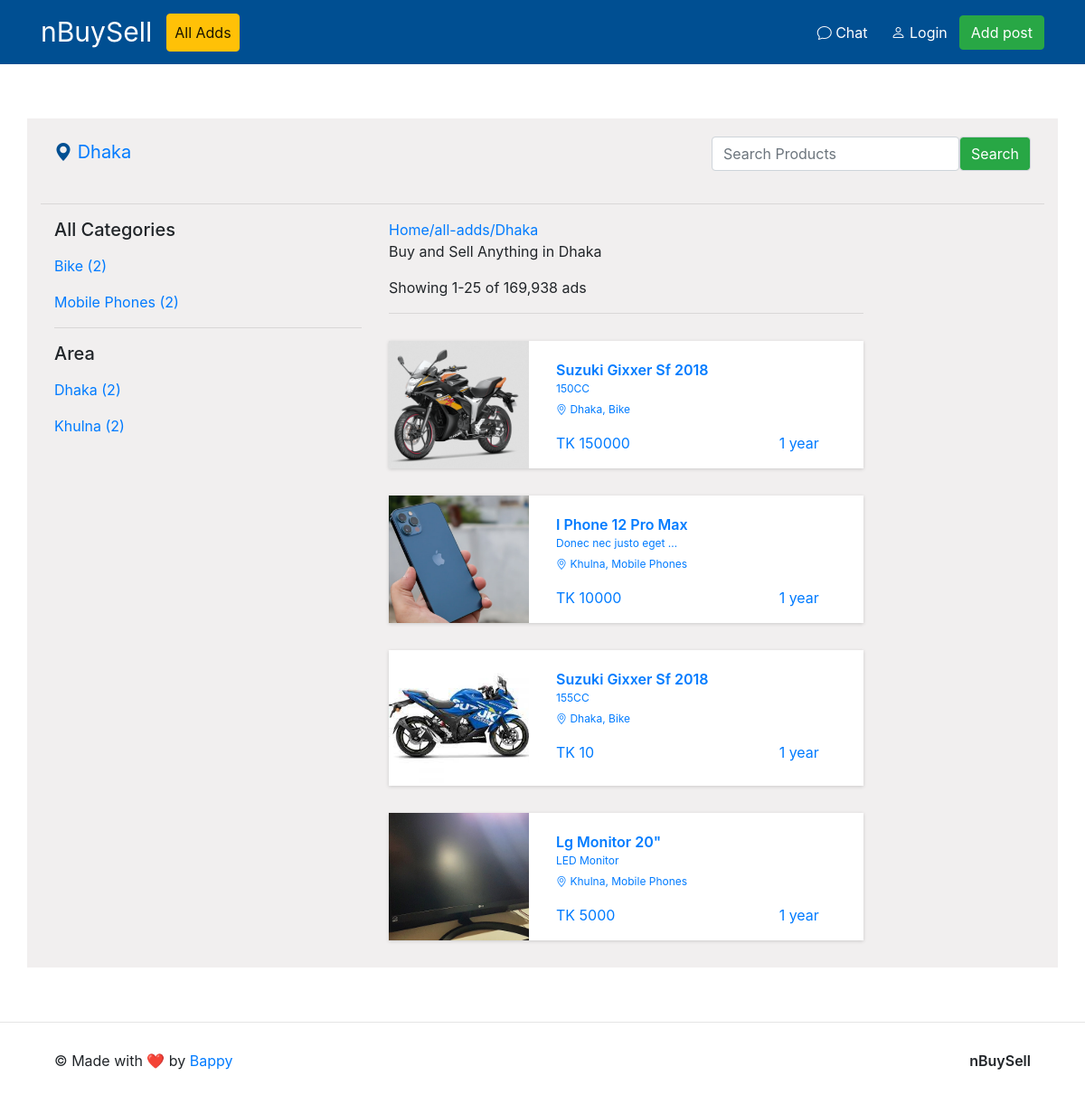
The page / on the database its author committed.
### buysell/models.py (models this page shows, shortened)
class Category(models.Model):
    category = models.CharField(max_length=20)
    def __str__(self):
        return str(self.category)

class Location(models.Model):
    name = models.CharField(max_length=20)
    def __str__(self):
        return str(self.name)

class Image(models.Model):
    image = models.ImageField(upload_to='products')

class Product(models.Model):
    name = models.TextField(max_length=100)
    price = models.IntegerField()
    condition_opt = (
        ('used', 'Used'),
        ('new', 'New'),
    )
    post_cat = (
        ('sell', 'Sell'),
        ('buy', 'Buy')
    )
    category = models.ForeignKey(
        Category, on_delete=models.SET_NULL, null=True)
    condition = models.CharField(max_length=10, choices=condition_opt)
    post_category = models.CharField(max_length=10, choices=post_cat)
    details = models.TextField(max_length=300)
    is_negotiable = models.BooleanField(default=True)
    location = models.ForeignKey(
        Location, on_delete=models.SET_NULL, null=True)
    uploaded_time = models.DateTimeField(auto_now_add=True)
    author = models.ForeignKey(User, on_delete=models.CASCADE)
    phone = models.TextField(max_length=13)
    url = models.TextField(max_length=40)
    image = models.ManyToManyField(Image, blank=True)
    class Meta:
        ordering = ['uploaded_time']

### buysell/views.py (the view)
# urls.py: path('', views.home, name='homeview'),
def home(request):
    images = Image.objects.all()
    if request.method == 'POST':
        response = search(request.POST['query'])
        return response
    else:
        cateroylist = categories()
        locationlist = locations()
        products = Product.objects.all()
        return render(request, 'home.html', {
            'products': products,
            'categories': cateroylist,
            'locations':  locationlist,
            'images': images
        })

### buysell/views.py (called while the page is built)
def categories():
    categories = Category.objects.all()
    proCountbyCategory = []
    for category in categories:
        name = category.category
        number = Product.objects.all().filter(category=category.id).count()
        proCountbyCategory.append({'name': name, 'number': number})
    return proCountbyCategory

def locations():
    locations = Location.objects.all()
    locCountbyloc = []
    for loc in locations:
        name = loc.name
        number = Product.objects.all().filter(location=loc.id).count()
        locCountbyloc.append({'name': name, 'number': number})
    return locCountbyloc

### buysell/templates/home.html (shortened to what this page needs)
{% extends "base.html" %}
{% block main %}
    <section class="body container">
      <div class="top">
        <div class="container">
          <div class="row">
            <div class="col-md-6">
              <p class="loc"><a href="{% url 'sorted_locview' location='dhaka' %}"><i class="bi bi-geo-alt-fill"></i> Dhaka</a></p>
            </div>
            <div class="col-md-6">
              <form method="post" class="search form-inline">
                <input name="query"
                  type="text"
                  class="form-control form-group"
                  placeholder="Search Products"
                />
                <input
                  class="form-group form-control text-white bg-success"
                  type="submit"
                  value="Search"
                />
              </form>
            </div>
          </div>
        </div>
      </div>
      <hr />
      <div class="main-content">
        <div class="container">
          <div class="row">
            <div class="col-md-4">
                <div class="h5"><p>All Categories</p></div>
              <div class="cat">
                {% for category in categories %}
                <p><a href="{% url 'categoryview' category=category.name %}">{{ category.name | title }} ({{ category.number }})</a></p>
                {% endfor %}
              </div>
              <hr>
              <div class="h5"><p>Area</p></div>
              <div class="cat">
                {% for location in locations %}
                <p><a href="{% url 'sorted_locview' location=location.name %}">{{ location.name | title }} ({{ location.number }})</a></p>
                {% endfor %}
              </div>
            </div>
            <div class="col-md-6">
              <div class="page-bread">
                <a href="#" class="page">Home/all-adds/Dhaka</a>
              </div>
              <div class="message">
                <p class="msg">Buy and Sell Anything in Dhaka</p>
                <p class="list-count">Showing 1-25 of 169,938 ads</p>
              </div>
              <hr />
              {% if products %}
              {% for product in products %}
              <a href="{% url 'productview' url=product.url %}" class="product">
                <div class="listing">
                  <div class="row">
                    <div class="col-md-4">
                      {% for image in product.image.all|slice:":1"  %}
                      <img src="{{ image.image.url }}" alt="">
                      {% endfor %}
                    </div>
                    <div class="col-md-8">
                      <div class="details">
                        <div class="title">
                          <p class="ti">
                            {{ product.name| title | truncatewords:7 }}
                          </p>
                        </div>
                        <div class="description">
                          <div class="det">
                            <p>{{ product.details| truncatewords:4 }}</p>
                          </div>
                          <div class="loc-cat">
                            <p><i class="bi bi-geo-alt"></i> {{ product.location|title }}, {{ product.category|title }}</p>
                          </div>
                          <div class="time-price">
                            <div class="row">
                              <div class="col-md-8">
                                <p class="price">TK {{ product.price }}</p>
                              </div>
                                <div class="col-md-4">
                                  {% if product.uploaded_time|timesince|wordcount > 2 %}
                                    {{ product.uploaded_time|timesince|truncatewords:2|slice:":-3" }}
                                  {% else %}
                                   {{ product.uploaded_time|timesince }}
                                  {% endif %}
                                  </div>
                            </div>
                          </div>
                        </div>
                      </div>
                    </div>
                  </div>
                </div>
              </a>
              {% endfor %}
              {% else %}
              <p>There is no Products availble</p>
              {% endif %}
            </div>
          </div>
        </div>
      </div>
    </section>
{% endblock %}

### static/css/style.css (style rules this page uses)
body .body { background: #f1efef; margin: 60px auto; }
body .body .top { padding: 20px 0; }
body .body .top .loc { font-size: 20px; line-height: 35px; margin: 0; }
body .body .top .loc i { color: #004f92; }
body .body .top form { float: right; }
body .main-content .product .listing { margin: 30px 0; background: #fff; -webkit-box-shadow: rgba(0, 0, 0, 0.16) 0px 1px 4px; box-shadow: rgba(0, 0, 0, 0.16) 0px 1px 4px; -webkit-transition: all 0.3s; transition: all 0.3s; }
body .main-content .product .listing img { width: 100%; height: 100%; max-height: 150px; object-fit: cover; }
body .main-content .product .listing .details { margin: 20px 0 0 0; }
body .main-content .product .listing .details .title .ti { font-size: 16px; font-weight: 600; margin: 0; }
body .main-content .product .listing .details .det p { font-size: 12px; margin: 0; }
body .main-content .product .listing .details .loc-cat p { font-size: 12px; margin-top: 5px; }

### rows shown on the page
Category: name "Bike"
Category: name "Mobile Phones"
Location: name "Dhaka"
Location: name "Khulna"
Product: name "Suzuki Gixxer Sf 2018", details "150CC", location "Dhaka", category "Bike", price "150000", uploaded_time "1 year"
Image: image (picture)
Product: name "I Phone 12 Pro Max", details "Donec nec justo eget …", location "Khulna", category "Mobile Phones", price "10000", uploaded_time "1 year"
Image: image (picture)
Product: name "Suzuki Gixxer Sf 2018", details "155CC", location "Dhaka", category "Bike", price "10", uploaded_time "1 year"
Image: image (picture)
Product: name "Lg Monitor 20\"", details "LED Monitor", location "Khulna", category "Mobile Phones", price "5000", uploaded_time "1 year"
Image: image (placeholder picture)

### other values the page prints
{{ category.number }} "2" "2"
{{ location.number }} "2" "2"
